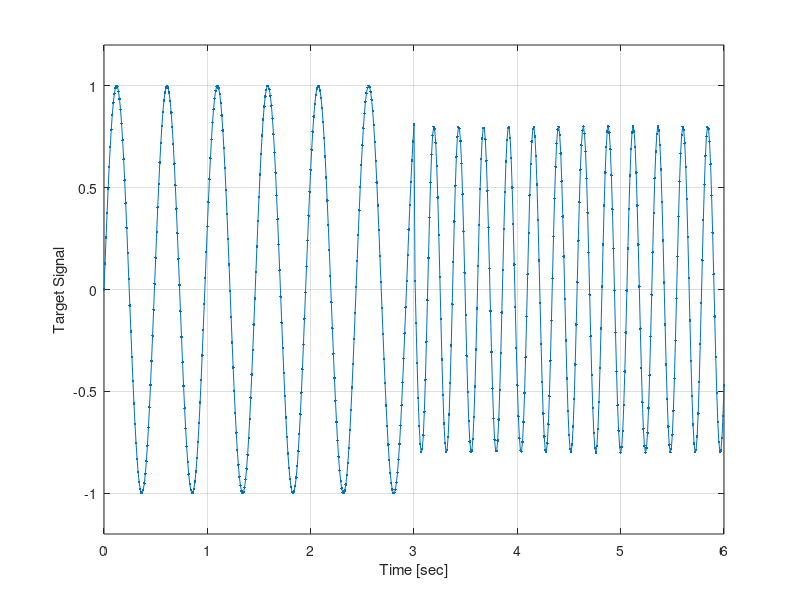

MATLAB code for this plot: (Note: this script raises an error after producing the figure.)
%%%%%%%%%%%%%%%%%%%%%%%%%%%%%%%%%%%%%%%%%%%%%%%%%%%%%%%%%%%%%%%%% 
% THIS IS AN EXPERIMENT TO CREATE AND TRAIN A ADALINE NETWORK 
% TO ADDRESS THE TIME SERIES PREDICTION PROBLEM.
% BORROWED FROM : (source) 
%%%%%%%%%%%%%%%%%%%%%%%%%%%%%%%%%%%%%%%%%%%%%%%%%%%%%%%%%%%%%%%%%

close all; 
clear all; 
clc;

%%%%% CREATE INPUT DATA FOR TIME SERIES PREDICTION PROBLEM %%%%%%%
% define segments of time vector
dt = 0.01; % time step [seconds]
t1 = 0 : dt : 3; % first time vector [seconds]
t2 = 3+dt : dt : 6; % second time vector [seconds]
t = [t1 t2]; % complete time vector [seconds]
% define signal
y = [sin(4.1*pi*t1) .8*sin(8.3*pi*t2)];
% plot signal
plot(t,y,'.-')
xlabel('Time [sec]');
ylabel('Target Signal');
grid on
ylim([-1.2 1.2])

%%%%% PREPARING DATA FOR NEURAL NETWORK %%%%%%%
% There are two basic types of input vectors: those that occur concurrently
% (at the same time, or in no particular time sequence), and those that
% occur sequentially in time. For concurrent vectors, the order is not
% important, and if there were a number of networks running in parallel,
% you could present one input vector to each of the networks. For
% sequential vectors, the order in which the vectors appear is important.
p = con2seq(y);

%%%%% DEFINE A ADALINE NEURAL NETWORK %%%%%%%
% The resulting network will predict the next value of the target signal
% using delayed values of the target.
inputDelays = 1:5; % delayed inputs to be used
learning_rate = 0.2; % learning rate
% define ADALINE
net = linearlayer(inputDelays,learning_rate);

%%%%% ADAPTIVE LEARNING OF THE ADALINE %%%%%%%
% Given an input sequence with N steps the network is updated as follows.
% Each step in the sequence of inputs is presented to the network one at
% a time. The network's weight and bias values are updated after each step,
% before the next step in the sequence is presented. Thus the network is
% updated N times. The output signal and the error signal are returned,
% along with new network.
[net,Y,E] = adapt(net,p,p);
% view network structure
view(net);
% check final network parameters
disp('Weights of the ADALINE after adaptation')
disp(net.IW{1}); 
disp('Bias of the ADALINE after adaptation')
disp(net.b{1});

%%%%%%%%% PLOT RESULTS %%%%%%

% transform result vectors
Y = seq2con(Y); Y = Y{1};
E = seq2con(E); E = E{1};
% start a new figure
figure;
% first graph
subplot(211);
plot(t,y,'b', t,Y,'r--');
legend('Original','Prediction');
grid on;
xlabel('Time [sec]');
ylabel('Target Signal');
ylim([-1.2 1.2]);
% second graph
subplot(212);
plot(t,E,'g');
grid on; 
legend('Prediction error');
xlabel('Time [sec]');
ylabel('Error');
ylim([-1.2 1.2]);